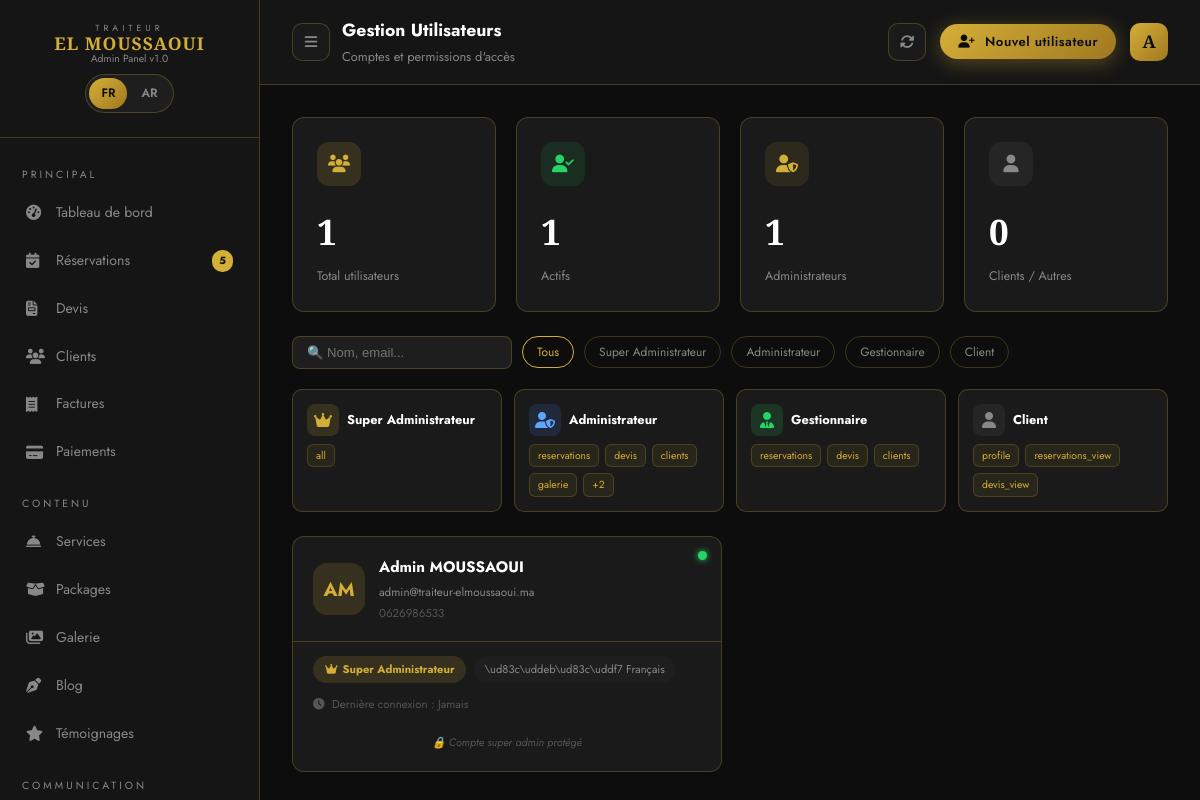
Screenshot of /admin/utilisateurs.php (signed in) with the database file from the repository.
### tables this page shows
CREATE TABLE `users` (
  `id` int(10) UNSIGNED NOT NULL,
  `role_id` int(10) UNSIGNED NOT NULL DEFAULT 4 COMMENT 'FK vers roles',
  `nom` varchar(100) NOT NULL,
  `prenom` varchar(100) NOT NULL,
  `email` varchar(191) NOT NULL,
  `email_verifie_le` timestamp NULL DEFAULT NULL,
  `password` varchar(255) NOT NULL COMMENT 'Hash bcrypt',
  `telephone` varchar(20) DEFAULT NULL,
  `avatar` varchar(255) DEFAULT NULL COMMENT 'Chemin image profil',
  `langue` enum('fr','ar','en') NOT NULL DEFAULT 'fr',
  `remember_token` varchar(100) DEFAULT NULL,
  `actif` tinyint(1) NOT NULL DEFAULT 1,
  `derniere_connexion` timestamp NULL DEFAULT NULL,
  `created_at` timestamp NOT NULL DEFAULT current_timestamp(),
  `updated_at` timestamp NOT NULL DEFAULT current_timestamp() ON UPDATE current_timestamp(),
  `deleted_at` timestamp NULL DEFAULT NULL COMMENT 'Soft delete'
);

CREATE TABLE `roles` (
  `id` int(10) UNSIGNED NOT NULL,
  `nom` varchar(50) NOT NULL COMMENT 'Ex: super_admin, admin, gestionnaire, client',
  `label` varchar(100) NOT NULL COMMENT 'Libellé affiché',
  `permissions` longtext DEFAULT NULL COMMENT 'Liste des permissions JSON' CHECK (json_valid(`permissions`)),
  `created_at` timestamp NOT NULL DEFAULT current_timestamp(),
  `updated_at` timestamp NOT NULL DEFAULT current_timestamp() ON UPDATE current_timestamp()
);

### admin/utilisateurs.php (the view, shortened to what this page needs)
<?php
require_once __DIR__ . '/../includes/config.php';
$roles = $pdo->query("SELECT * FROM roles ORDER BY id")->fetchAll();
$users = $pdo->query("
    SELECT u.*, r.label as role_label, r.nom as role_nom
    FROM users u
    LEFT JOIN roles r ON u.role_id = r.id
    WHERE u.deleted_at IS NULL
    ORDER BY u.role_id ASC, u.created_at DESC
")->fetchAll();
$total      = count($users);
$actifs     = count(array_filter($users, fn($u) => $u['actif']));
$admins     = count(array_filter($users, fn($u) => in_array($u['role_nom'], ['super_admin','admin'])));
$roleColors = [
    'super_admin' => ['color'=>'#D4AF37','bg'=>'rgba(212,175,55,.15)','icon'=>'fa-crown'],
    'admin'       => ['color'=>'#60A5FA','bg'=>'rgba(59,130,246,.15)', 'icon'=>'fa-user-shield'],
    'gestionnaire'=> ['color'=>'#25D366','bg'=>'rgba(37,211,102,.15)', 'icon'=>'fa-user-tie'],
    'client'      => ['color'=>'#888',   'bg'=>'rgba(136,136,136,.1)', 'icon'=>'fa-user'],
];
$langueLabels = ['fr'=>'\ud83c\uddeb\ud83c\uddf7 Français','ar'=>'\ud83c\uddf2\ud83c\udde6 Arabe','en'=>'\ud83c\uddec\ud83c\udde7 Anglais'];
?>
<!DOCTYPE html>
<html lang="fr">
<head>
  <link rel="stylesheet" href="https://cdnjs.cloudflare.com/ajax/libs/font-awesome/6.5.0/css/all.min.css">
  <link rel="stylesheet" href="../css/style.css">
</head>
<body>
<div class="admin-layout">
  <?php $activePage = 'utilisateurs'; include_once __DIR__ . '/../includes/admin-sidebar.php'; ?>
  <main class="admin-main">
    <div class="admin-topbar">
      <div style="display:flex;align-items:center;gap:12px">
        <button id="sidebarToggle" class="topbar-btn"><i class="fas fa-bars"></i></button>
        <div class="topbar-title"><h2 data-fr="Gestion Utilisateurs" data-ar="إدارة المستخدمين">Gestion Utilisateurs</h2><p data-fr="Comptes et permissions d'accès" data-ar="الحسابات وصلاحيات الوصول">Comptes et permissions d'accès</p></div>
      </div>
      <div class="topbar-actions">
        <button class="topbar-btn" onclick="location.reload()"><i class="fas fa-sync-alt"></i></button>
        <button class="btn-primary" style="padding:8px 18px;font-size:.82rem" onclick="openAdd()">
          <i class="fas fa-user-plus"></i> <span data-fr="Nouvel utilisateur" data-ar="مستخدم جديد">Nouvel utilisateur</span>
        </button>
        <div class="admin-avatar">A</div>
      </div>
    </div>
    <div class="admin-content">
      <div class="stats-grid" style="margin-bottom:24px">
        <div class="stat-card">
          <div class="stat-card-header"><div class="stat-card-icon gold"><i class="fas fa-users"></i></div></div>
          <div class="stat-card-value"><?= $total ?></div>
          <div class="stat-card-label" data-fr="Total utilisateurs" data-ar="إجمالي المستخدمين">Total utilisateurs</div>
        </div>
        <div class="stat-card">
          <div class="stat-card-header"><div class="stat-card-icon" style="background:rgba(37,211,102,.1);color:#25D366"><i class="fas fa-user-check"></i></div></div>
          <div class="stat-card-value"><?= $actifs ?></div>
          <div class="stat-card-label" data-fr="Actifs" data-ar="نشطون">Actifs</div>
        </div>
        <div class="stat-card">
          <div class="stat-card-header"><div class="stat-card-icon" style="background:rgba(212,175,55,.1);color:var(--gold)"><i class="fas fa-user-shield"></i></div></div>
          <div class="stat-card-value"><?= $admins ?></div>
          <div class="stat-card-label" data-fr="Administrateurs" data-ar="المديرون">Administrateurs</div>
        </div>
        <div class="stat-card">
          <div class="stat-card-header"><div class="stat-card-icon" style="background:rgba(136,136,136,.1);color:#888"><i class="fas fa-user"></i></div></div>
          <div class="stat-card-value"><?= $total - $admins ?></div>
          <div class="stat-card-label" data-fr="Clients / Autres" data-ar="العملاء / أخرى">Clients / Autres</div>
        </div>
      </div>
      <div style="display:flex;gap:10px;align-items:center;margin-bottom:20px;flex-wrap:wrap">
        <input type="text" class="search-input" id="searchUser" placeholder="🔍 Nom, email..." data-fr-placeholder="🔍 Nom, email..." data-ar-placeholder="🔍 الاسم، البريد..." oninput="filterUsers()">
        <button class="tfilter active" onclick="setFilter('all',this)" data-fr="Tous" data-ar="الكل">Tous</button>
        <?php foreach ($roles as $r): ?>
        <button class="tfilter" onclick="setFilter('<?= $r['nom'] ?>',this)"><?= htmlspecialchars($r['label']) ?></button>
        <?php endforeach; ?>
      </div>
      <div style="display:grid;grid-template-columns:repeat(4,1fr);gap:12px;margin-bottom:24px">
        <?php foreach ($roles as $r):
          $rc = $roleColors[$r['nom']] ?? $roleColors['client'];
          $perms = json_decode($r['permissions'] ?? '[]', true) ?: [];
        ?>
        <div style="background:var(--dark-card);border:1px solid var(--border);border-radius:10px;padding:14px">
          <div style="display:flex;align-items:center;gap:8px;margin-bottom:8px">
            <div style="width:32px;height:32px;border-radius:8px;background:<?= $rc['bg'] ?>;display:flex;align-items:center;justify-content:center;color:<?= $rc['color'] ?>">
              <i class="fas <?= $rc['icon'] ?>"></i>
            </div>
            <span style="font-size:.8rem;font-weight:700;color:var(--white)"><?= htmlspecialchars($r['label']) ?></span>
          </div>
          <div class="perm-list">
            <?php foreach (array_slice($perms, 0, 4) as $p): ?>
            <span class="perm-tag"><?= htmlspecialchars($p) ?></span>
            <?php endforeach; ?>
            <?php if (count($perms) > 4): ?>
            <span class="perm-tag">+<?= count($perms)-4 ?></span>
            <?php endif; ?>
          </div>
        </div>
        <?php endforeach; ?>
      </div>
      <?php if (empty($users)): ?>
      <div class="empty-state">
        <i class="fas fa-users"></i>
        <p>Aucun utilisateur trouvé.</p>
      </div>
      <?php else: ?>
      <div class="users-grid" id="usersGrid">
        <?php foreach ($users as $u):
          $rc   = $roleColors[$u['role_nom'] ?? 'client'] ?? $roleColors['client'];
          $init = strtoupper(substr($u['prenom'],0,1) . substr($u['nom'],0,1));
          $conn = $u['derniere_connexion'] ? date('d/m/Y H:i', strtotime($u['derniere_connexion'])) : 'Jamais';
          $isSuperAdmin = $u['role_nom'] === 'super_admin';
        ?>
        <div class="user-card <?= $u['actif'] ? '' : 'inactive' ?>"
             data-role="<?= $u['role_nom'] ?>"
             data-search="<?= strtolower($u['nom'].' '.$u['prenom'].' '.$u['email']) ?>">
          <div class="user-card-header">
            <div class="user-avatar-lg" style="background:<?= $rc['bg'] ?>;color:<?= $rc['color'] ?>"><?= $init ?></div>
            <div class="user-info">
              <div class="user-name"><?= htmlspecialchars($u['prenom'] . ' ' . $u['nom']) ?></div>
              <div class="user-email"><?= htmlspecialchars($u['email']) ?></div>
              <?php if ($u['telephone']): ?>
              <div class="user-tel"><?= htmlspecialchars($u['telephone']) ?></div>
              <?php endif; ?>
            </div>
            <div class="active-dot <?= $u['actif'] ? 'on' : 'off' ?>" title="<?= $u['actif'] ? 'Actif' : 'Inactif' ?>"></div>
          </div>
          <div class="user-card-body">
            <div class="user-meta-row">
              <span class="role-badge" style="background:<?= $rc['bg'] ?>;color:<?= $rc['color'] ?>">
                <i class="fas <?= $rc['icon'] ?>"></i> <?= htmlspecialchars($u['role_label'] ?? $u['role_nom']) ?>
              </span>
              <span class="lang-badge"><?= $langueLabels[$u['langue'] ?? 'fr'] ?? '\ud83c\uddeb\ud83c\uddf7' ?></span>
            </div>
            <div class="user-last-conn">
              <i class="fas fa-clock" style="margin-right:4px;color:#555"></i>
              Dernière connexion : <?= $conn ?>
            </div>
            <?php if ($isSuperAdmin): ?>
            <div class="super-protected">🔒 Compte super admin protégé</div>
            <?php endif; ?>
          </div>
        </div>
        <?php endforeach; ?>
      </div>
      <?php endif; ?>
    </div>
  </main>
</div>
</body>
</html>

### css/style.css (style rules this page uses)
:root { --gold: #D4AF37; --gold-light: #F0D060; --gold-dark: #A07820; --gold-pale: #FDF6E3; --dark: #0D0D0D; --dark-2: #151515; --dark-3: #1E1E1E; --dark-card: #1A1A1A; --white: #FFFFFF; --cream: #FAF0DC; --text-muted: #888; --text-light: #CCC; --border: rgba(212,175,55,0.25); --shadow: 0 20px 60px rgba(0,0,0,0.4); --shadow-gold: 0 8px 32px rgba(212,175,55,0.25); --radius: 12px; --radius-lg: 20px; --transition: 0.35s cubic-bezier(0.4,0,0.2,1); --ff-display: 'Cormorant Garamond', Georgia, serif; --ff-body: 'Jost', sans-serif; --ff-arabic: 'Amiri', serif; }
*, *::before, *::after { box-sizing: border-box; margin: 0; padding: 0; }
html { scroll-behavior: smooth; font-size: 16px; }
body { font-family: var(--ff-body); background: var(--dark); color: var(--text-light); line-height: 1.7; overflow-x: hidden; }
button { cursor: pointer; border: none; background: none; font-family: inherit; }
.ltr-numbers, [dir="ltr"], .nav-tel span, .pkg-price, .pkg-price span, .pkg-price-big, .pkg-price-big strong, .pkg-price-big small, .stat-num, .stat-plus, .stat-pct, .recap-value, .price-from, .price-from strong, .price-from small, .amount-cell { direction: ltr !important; unicode-bidi: isolate !important; display: inline-block; }
.btn-primary { display: inline-flex; align-items: center; gap: 10px; background: linear-gradient(135deg, var(--gold), var(--gold-dark)); color: var(--dark); padding: 14px 32px; border-radius: 50px; font-weight: 600; font-size: 0.9rem; letter-spacing: 0.5px; transition: var(--transition); box-shadow: 0 4px 20px rgba(212,175,55,0.35); border: none; }
.admin-layout { display: flex; min-height: 100vh; background: var(--dark); }
.admin-main { flex: 1; display: flex; flex-direction: column; overflow: hidden; }
.admin-topbar { padding: 16px 32px; border-bottom: 1px solid var(--border); display: flex; align-items: center; justify-content: space-between; background: var(--dark-2); position: sticky; top: 0; z-index: 100; }
.topbar-title h2 { font-size: 1.1rem; color: var(--white); }
.topbar-title p { font-size: 0.8rem; color: var(--text-muted); }
.topbar-actions { display: flex; align-items: center; gap: 14px; }
.topbar-btn { width: 38px; height: 38px; border-radius: 10px; border: 1px solid var(--border); background: var(--dark-card); color: var(--text-muted); display: flex; align-items: center; justify-content: center; font-size: 0.9rem; transition: var(--transition); position: relative; }
.admin-avatar { width: 38px; height: 38px; border-radius: 10px; background: linear-gradient(135deg, var(--gold), var(--gold-dark)); color: var(--dark); display: flex; align-items: center; justify-content: center; font-family: var(--ff-display); font-size: 1.1rem; font-weight: 700; cursor: pointer; }
.admin-content { padding: 32px; overflow-y: auto; flex: 1; }
.stats-grid { display: grid; grid-template-columns: repeat(4, 1fr); gap: 20px; margin-bottom: 32px; }
.stat-card { background: var(--dark-card); border: 1px solid var(--border); border-radius: var(--radius); padding: 24px; transition: var(--transition); }
.stat-card-header { display: flex; justify-content: space-between; align-items: flex-start; margin-bottom: 16px; }
.stat-card-icon { width: 44px; height: 44px; border-radius: 12px; display: flex; align-items: center; justify-content: center; font-size: 1.1rem; }
.stat-card-icon.gold { background: rgba(212,175,55,0.15); color: var(--gold); }
.stat-card-value { font-family: var(--ff-display); font-size: 2.2rem; color: var(--white); font-weight: 700; margin-bottom: 4px; }
.stat-card-label { font-size: 0.78rem; color: var(--text-muted); }

### rows the page displays
users: actif "1", role.nom "1", $total-$admins "0", init "AM", prenom+nom "Admin MOUSSAOUI", email "admin@traiteur-elmoussaoui.ma", telephone "0626986533", role.label "Super Administrateur", langue "\\ud83c\\uddeb\\ud83c\\uddf7 Français", derniere_connexion "Jamais"
roles: label "Super Administrateur", permissions "all"
roles: label "Administrateur", permissions "reservations", permissions "devis", permissions "clients", permissions "galerie", count($perms)-4 "2"
roles: label "Gestionnaire", permissions "reservations", permissions "devis", permissions "clients"
roles: label "Client", permissions "profile", permissions "reservations_view", permissions "devis_view"

### other values shown
$badgeDevis "5"
$total "1"
